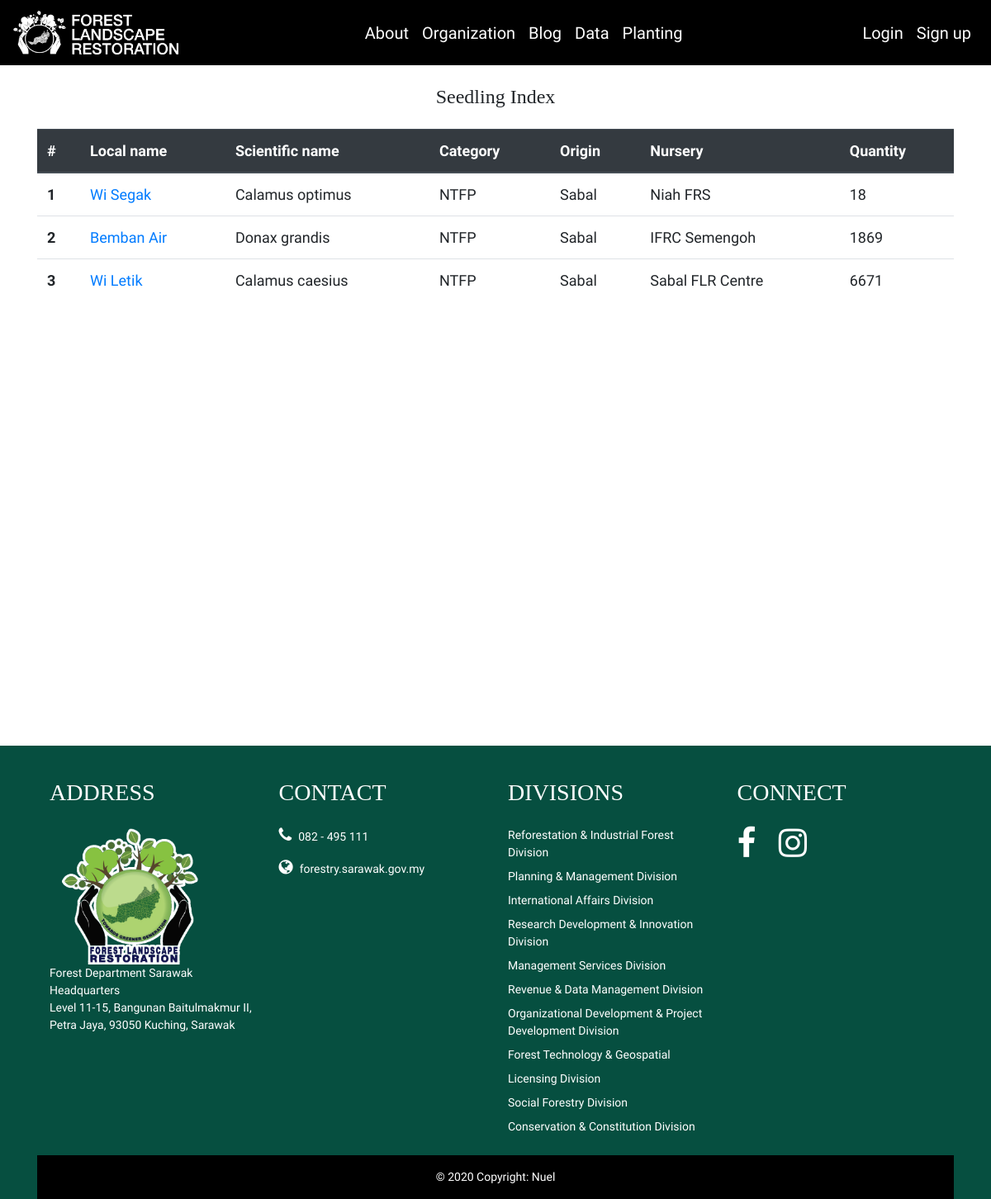
Page /data/seedling_index/ on the committed database.
### dms/models.py (models this page shows, shortened)
class Seedling(models.Model):
	date_input = models.DateTimeField(auto_now_add=True)
	local_name = models.CharField(max_length=100)
	scientific_name = models.CharField(max_length=100)
	category = models.CharField(max_length=100)
	origin = models.CharField(max_length=100)
	nursery = models.CharField(max_length=100)
	remarks = models.CharField(max_length=200)
	description = models.TextField()
	quantity = models.IntegerField()
	seedling_img = models.ImageField('Seedling Image', null=True, blank=True, upload_to='seedling_img/')
	class Meta:
		ordering = ['-date_input']

### dms/views.py (the view)
# urls.py: path('seedling_index/', SeedlingIndexView.as_view(), name='seedling_index'),
class SeedlingIndexView(ListView):
	model = Seedling
	template_name = 'dms/seedling_index.html'

### dms/templates/dms/seedling_index.html (shortened to what this page needs)
{% extends 'base.html' %}
{% block content %}
<div class="container mt-4">
	<h4 class="text-center">Seedling Index</h4>
	<table class="table mt-4">
		<thead class="thead-dark">
			<tr>
				<th scope="col">#</th>
				<th scope="col">Local name</th>
				<th scope="col">Scientific name</th>
				<th scope="col">Category</th>
				<th scope="col">Origin</th>
				<th scope="col">Nursery</th>
				<th scope="col">Quantity</th>
			</tr>
		</thead>
		<tbody>
			{% for data in object_list %}
			<tr>
				<th>{{ forloop.counter }}</th>
				<td>
					<a href="{% url 'seedling_detail' data.pk %}">
						{{ data.local_name }}
					</a>
				</td>
				<td>{{ data.scientific_name }}</td>
				<td>{{ data.category }}</td>
				<td>{{ data.origin }}</td>
				<td>{{ data.nursery }}</td>
				<td>{{ data.quantity }}</td>
			</tr>
			{% endfor %}
		</tbody>
	</table>
</div>
{% endblock %}

### flrweb/static/css/main.css (style rules this page uses)
body { font-family: 'Work Sans', Sans-Serif; font-size: 18px; }
h1, h2, h3, h4, h5, h6 { font-family: 'Merriweather', Serif; }

### rows in the picture
Seedling: local_name "Wi Segak", scientific_name "Calamus optimus", category "NTFP", origin "Sabal", nursery "Niah FRS", quantity "18"
Seedling: local_name "Bemban Air", scientific_name "Donax grandis", category "NTFP", origin "Sabal", nursery "IFRC Semengoh", quantity "1869"
Seedling: local_name "Wi Letik", scientific_name "Calamus caesius", category "NTFP", origin "Sabal", nursery "Sabal FLR Centre", quantity "6671"
